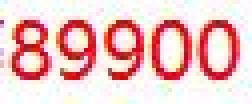
#> input picture example.jpg, 63 x 26 px (shown 4 times larger)
$ python ReadImg.py
#> lines starting #> are read from the running program, lines starting #| are printed output that depends on the picture; after the words box and inside, x2 and y2 are one past the last pixel; in counts of white or black regions, pixels touching at a corner belong together
from imutils.perspective import four_point_transform
from imutils import contours
import imutils
import cv2

# 定义每一个数字对应的字段
DIGITS_LOOKUP = {
    (1, 1, 1, 0, 1, 1, 1): 0,
    (0, 0, 1, 0, 0, 1, 0): 1,
    (1, 0, 1, 1, 1, 1, 0): 2,
    (1, 0, 1, 1, 0, 1, 1): 3,
    (0, 1, 1, 1, 0, 1, 0): 4,
    (1, 1, 0, 1, 0, 1, 1): 5,
    (1, 1, 0, 1, 1, 1, 1): 6,
    (1, 0, 1, 0, 0, 1, 0): 7,
    (1, 1, 1, 1, 1, 1, 1): 8,
    (1, 1, 1, 1, 0, 1, 1): 9
}

# 读取输入图片
image = cv2.imread("example.jpg")
#> image is the input picture: shape (26, 63, 3); mean B, G, R 196.2, 196.7, 240.5

# 将输入图片裁剪到固定大小
image = imutils.resize(image, height=500)
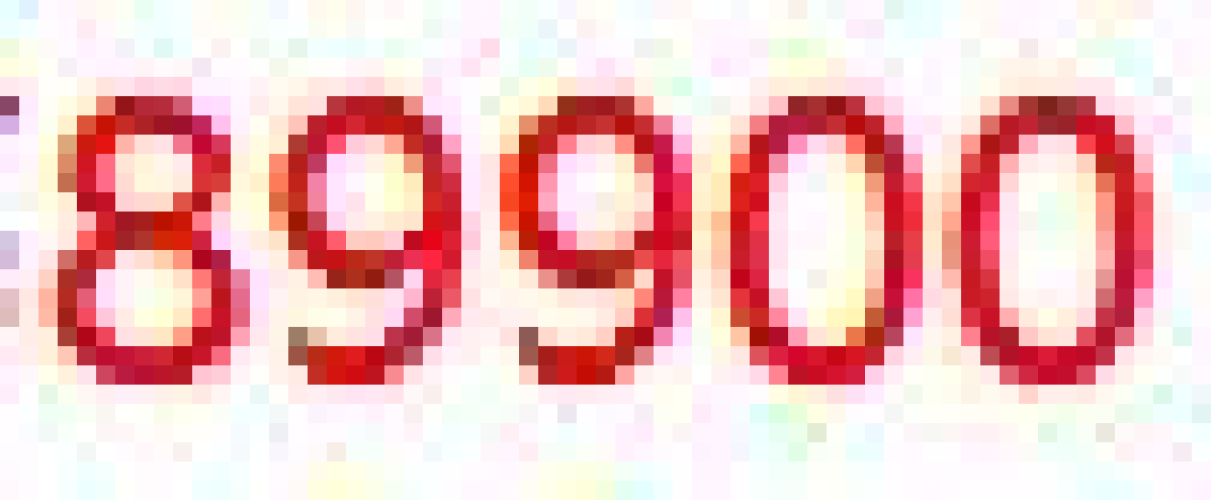
#> image: shape (500, 1211, 3); mean B, G, R 196.2, 196.7, 240.5
# 将输入转换为灰度图片
gray = cv2.cvtColor(image, cv2.COLOR_BGR2GRAY)
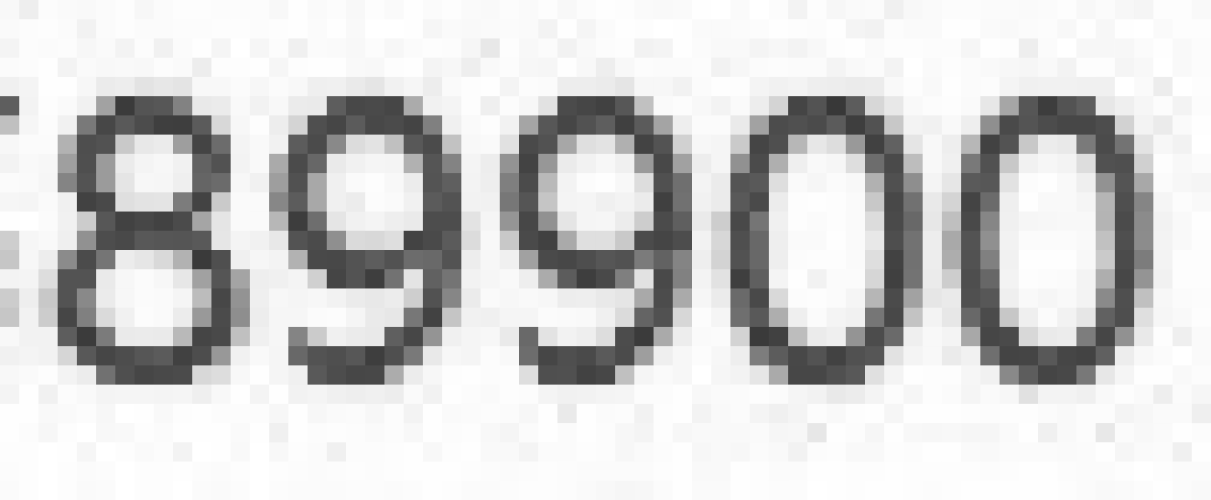
#> gray: shape (500, 1211); min 56, max 255, mean 209.7
# 进行高斯模糊操作
blurred = cv2.GaussianBlur(gray, (5, 5), 0)
# 执行边缘检测
edged = cv2.Canny(blurred, 50, 200, 255)
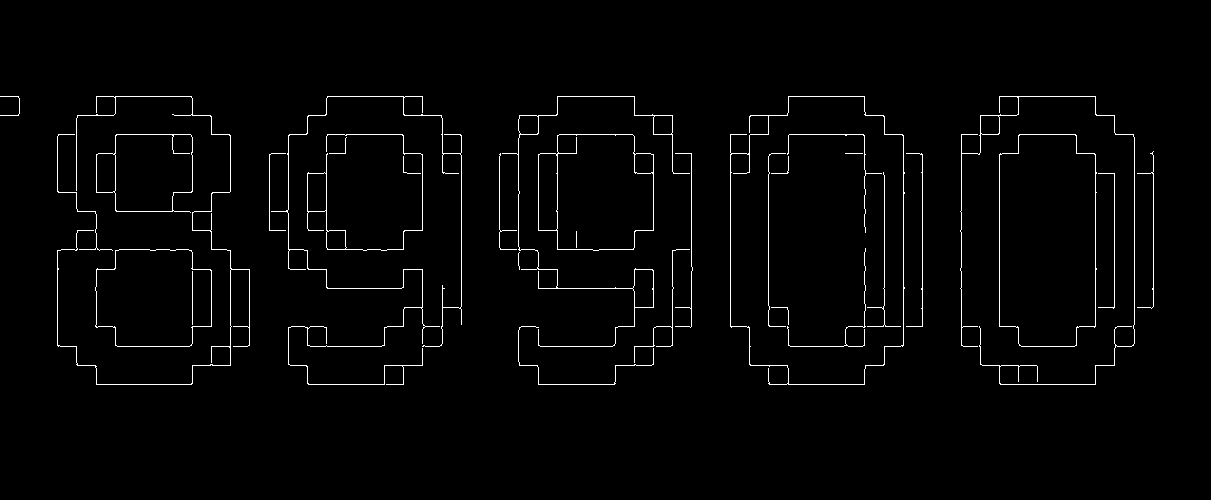
#> edged: shape (500, 1211); 1.9% white in thin lines or dots, all inside (x1, y1, x2, y2) = (0, 96, 1154, 385)
cv2.imwrite('edge.png', edged)

# 在边缘检测map中发现轮廓
cnts = cv2.findContours(edged.copy(), cv2.RETR_EXTERNAL, cv2.CHAIN_APPROX_SIMPLE)
#> cnts = 23 contours, 13 with area under 20; largest, box (x1, y1, x2, y2) and area: (730, 96, 905, 385) 43618, (999, 134, 1097, 347) 18874, (538, 134, 654, 251) 11776, (95, 249, 212, 347) 9623, (96, 134, 193, 213) 6286
cnts = imutils.grab_contours(cnts)
# 根据大小对这些轮廓进行排序
cnts = sorted(cnts, key=cv2.contourArea, reverse=True)
displayCnt = None

# 循环遍历所有的轮廓
for c in cnts:
    # 对轮廓进行近似
    peri = cv2.arcLength(c, True)
    approx = cv2.approxPolyDP(c, 0.02 * peri, True)

    # 如果当前的轮廓有4个顶点，我们返回这个结果，即LCD所在的位置
    if len(approx) == 4:
        displayCnt = approx
        break
#> this loop made 21 passes
#> (peri, displayCnt) on pass 21: (66.24, [[403, 156], [403, 172], [420, 173], [404, 172]])
#> peri on passes 1 to 6: 1126.1, 612.5, 458.9, 421.9, 379.1, 1653.4

# 应用视角变换到LCD屏幕上
warped = four_point_transform(gray, displayCnt.reshape(4, 2))
cv2.imwrite('warped.png', warped)
output = four_point_transform(image, displayCnt.reshape(4, 2))

# 使用阈值进行二值化
thresh = cv2.threshold(warped, 0, 255, cv2.THRESH_BINARY_INV | cv2.THRESH_OTSU)[1]
cv2.imwrite('thresh1.png', thresh)
kernel = cv2.getStructuringElement(cv2.MORPH_ELLIPSE, (1, 5))
# 使用形态学操作进行处理
thresh = cv2.morphologyEx(thresh, cv2.MORPH_OPEN, kernel)
cv2.imwrite('thresh2.png', thresh)

# 在阈值图像中查找轮廓，然后初始化数字轮廓列表
cnts = cv2.findContours(thresh.copy(), cv2.RETR_EXTERNAL, cv2.CHAIN_APPROX_SIMPLE)
#> cnts = 1 contour; box (x1, y1, x2, y2) and area: (2, 0, 17, 15) 115
cnts = imutils.grab_contours(cnts)
digitCnts = []

# 循环遍历所有的候选区域
for c in cnts:
    # 计算轮廓的边界框
    (x, y, w, h) = cv2.boundingRect(c)

    # 如果当前的这个轮廓区域足够大，它一定是一个数字区域
    if w >= 15 and (h >= 30 and h <= 40):
        digitCnts.append(c)
#> this loop made 1 pass
#> (x, y, w, h) on pass 1: (2, 0, 15, 15)
#> after the loop, digitCnts = []

# 从左到右对这些轮廓进行排序
#> (the run stopped early here; a loop or call above may not have finished)
